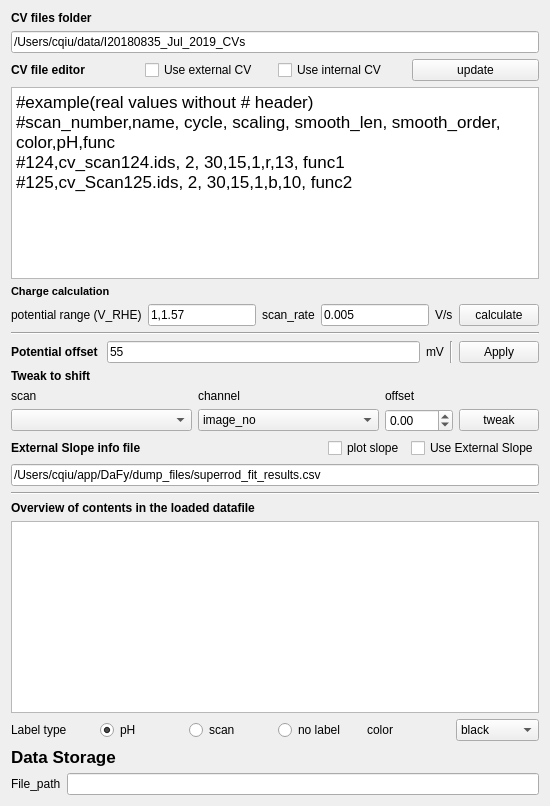
          <widget class="QWidget" name="tab_4">
           <attribute name="title">
            <string>More setup</string>
           </attribute>
           <layout class="QVBoxLayout" name="verticalLayout_6">
            <item>
             <widget class="QLabel" name="label_17">
              <property name="font">
               <font>
                <weight>75</weight>
                <bold>true</bold>
               </font>
              </property>
              <property name="text">
               <string>CV files folder</string>
              </property>
             </widget>
            </item>
            <item>
             <widget class="QLineEdit" name="lineEdit_cv_folder">
              <property name="text">
               <string>/Users/cqiu/data/I20180835_Jul_2019_CVs</string>
              </property>
             </widget>
            </item>
            <item>
             <layout class="QHBoxLayout" name="horizontalLayout_6">
              <item>
               <widget class="QLabel" name="label_18">
                <property name="font">
                 <font>
                  <weight>75</weight>
                  <bold>true</bold>
                 </font>
                </property>
                <property name="text">
                 <string>CV file editor</string>
                </property>
               </widget>
              </item>
              <item>
               <widget class="QCheckBox" name="checkBox_use_external_cv">
                <property name="text">
                 <string>Use external CV</string>
                </property>
               </widget>
              </item>
              <item>
               <widget class="QCheckBox" name="checkBox_use_internal_cv">
                <property name="text">
                 <string>Use internal CV</string>
                </property>
               </widget>
              </item>
              <item>
               <widget class="QPushButton" name="pushButton_update_info">
                <property name="text">
                 <string>update</string>
                </property>
               </widget>
              </item>
             </layout>
            </item>
            <item>
             <widget class="QTextEdit" name="textEdit_plot_lib">
              <property name="html">
               <string>&lt;!DOCTYPE HTML PUBLIC &quot;-//W3C//DTD HTML 4.0//EN&quot; &quot;http://www.w3.org/TR/REC-html40/strict.dtd&quot;&gt;
&lt;html&gt;&lt;head&gt;&lt;meta name=&quot;qrichtext&quot; content=&quot;1&quot; /&gt;&lt;style type=&quot;text/css&quot;&gt;
p, li { white-space: pre-wrap; }
&lt;/style&gt;&lt;/head&gt;&lt;body style=&quot; font-family:'.AppleSystemUIFont'; font-size:13pt; font-weight:400; font-style:normal;&quot;&gt;
&lt;p style=&quot; margin-top:0px; margin-bottom:0px; margin-left:0px; margin-right:0px; -qt-block-indent:0; text-indent:0px;&quot;&gt;&lt;span style=&quot; font-family:'.SF NS Text';&quot;&gt;#example(real values without # header)&lt;/span&gt;&lt;/p&gt;
&lt;p style=&quot; margin-top:0px; margin-bottom:0px; margin-left:0px; margin-right:0px; -qt-block-indent:0; text-indent:0px;&quot;&gt;&lt;span style=&quot; font-family:'.SF NS Text';&quot;&gt;#scan_number,name, cycle, scaling, smooth_len, smooth_order, color,pH,func&lt;/span&gt;&lt;/p&gt;
&lt;p style=&quot; margin-top:0px; margin-bottom:0px; margin-left:0px; margin-right:0px; -qt-block-indent:0; text-indent:0px;&quot;&gt;&lt;span style=&quot; font-family:'.SF NS Text';&quot;&gt;#124,cv_scan124.ids, 2, 30,15,1,r,13, func1&lt;/span&gt;&lt;/p&gt;
&lt;p style=&quot; margin-top:0px; margin-bottom:0px; margin-left:0px; margin-right:0px; -qt-block-indent:0; text-indent:0px;&quot;&gt;&lt;span style=&quot; font-family:'.SF NS Text';&quot;&gt;#125,cv_Scan125.ids, 2, 30,15,1,b,10, func2&lt;/span&gt;&lt;/p&gt;&lt;/body&gt;&lt;/html&gt;</string>
              </property>
             </widget>
            </item>
            <item>
             <layout class="QHBoxLayout" name="horizontalLayout_14">
              <item>
               <widget class="QLabel" name="label_26">
                <property name="font">
                 <font>
                  <pointsize>8</pointsize>
                  <weight>75</weight>
                  <bold>true</bold>
                 </font>
                </property>
                <property name="text">
                 <string>Charge calculation</string>
                </property>
               </widget>
              </item>
             </layout>
            </item>
            <item>
             <layout class="QHBoxLayout" name="horizontalLayout_13">
              <item>
               <widget class="QLabel" name="label_22">
                <property name="text">
                 <string>potential range (V_RHE)</string>
                </property>
               </widget>
              </item>
              <item>
               <widget class="QLineEdit" name="lineEdit_pot_range">
                <property name="text">
                 <string>1,1.57</string>
                </property>
               </widget>
              </item>
              <item>
               <widget class="QLabel" name="label_24">
                <property name="text">
                 <string>scan_rate</string>
                </property>
               </widget>
              </item>
              <item>
               <widget class="QLineEdit" name="lineEdit_scan_rate">
                <property name="text">
                 <string>0.005</string>
                </property>
               </widget>
              </item>
              <item>
               <widget class="QLabel" name="label_25">
                <property name="text">
                 <string>V/s</string>
                </property>
               </widget>
              </item>
              <item>
               <widget class="QPushButton" name="pushButton_cal_charge">
                <property name="text">
                 <string>calculate</string>
                </property>
               </widget>
              </item>
             </layout>
            </item>
            <item>
             <widget class="Line" name="line_3">
              <property name="orientation">
               <enum>Qt::Horizontal</enum>
              </property>
             </widget>
            </item>
            <item>
             <layout class="QHBoxLayout" name="horizontalLayout_2">
              <item>
               <widget class="QLabel" name="label_20">
                <property name="font">
                 <font>
                  <weight>75</weight>
                  <bold>true</bold>
                 </font>
                </property>
                <property name="text">
                 <string>Potential offset </string>
                </property>
               </widget>
              </item>
              <item>
               <widget class="QLineEdit" name="lineEdit_pot_offset">
                <property name="text">
                 <string>55</string>
                </property>
               </widget>
              </item>
              <item>
               <widget class="QLabel" name="label_21">
                <property name="text">
                 <string>mV</string>
                </property>
               </widget>
              </item>
              <item>
               <widget class="Line" name="line">
                <property name="orientation">
                 <enum>Qt::Vertical</enum>
                </property>
               </widget>
              </item>
              <item>
               <widget class="QPushButton" name="pushButton_apply">
                <property name="text">
                 <string>Apply</string>
                </property>
               </widget>
              </item>
             </layout>
            </item>
            <item>
             <widget class="QLabel" name="label_34">
              <property name="font">
               <font>
                <weight>75</weight>
                <bold>true</bold>
               </font>
              </property>
              <property name="text">
               <string>Tweak to shift</string>
              </property>
             </widget>
            </item>
            <item>
             <layout class="QGridLayout" name="gridLayout">
              <item row="1" column="1">
               <widget class="QComboBox" name="comboBox_tweak_channel">
                <item>
                 <property name="text">
                  <string>image_no</string>
                 </property>
                </item>
                <item>
                 <property name="text">
                  <string>strain_ip</string>
                 </property>
                </item>
                <item>
                 <property name="text">
                  <string>strain_oop</string>
                 </property>
                </item>
                <item>
                 <property name="text">
                  <string>grain_size_ip</string>
                 </property>
                </item>
                <item>
                 <property name="text">
                  <string>grain_size_oop</string>
                 </property>
                </item>
               </widget>
              </item>
              <item row="0" column="1">
               <widget class="QLabel" name="label_32">
                <property name="text">
                 <string>channel</string>
                </property>
               </widget>
              </item>
              <item row="1" column="0">
               <widget class="QComboBox" name="comboBox_scans_2"/>
              </item>
              <item row="1" column="2">
               <widget class="QDoubleSpinBox" name="doubleSpinBox_offset">
                <property name="sizePolicy">
                 <sizepolicy hsizetype="Fixed" vsizetype="Fixed">
                  <horstretch>0</horstretch>
                  <verstretch>0</verstretch>
                 </sizepolicy>
                </property>
                <property name="minimum">
                 <double>-100.000000000000000</double>
                </property>
                <property name="maximum">
                 <double>100.000000000000000</double>
                </property>
               </widget>
              </item>
              <item row="0" column="0">
               <widget class="QLabel" name="label_31">
                <property name="text">
                 <string>scan</string>
                </property>
               </widget>
              </item>
              <item row="1" column="3">
               <widget class="QPushButton" name="pushButton_tweak">
                <property name="sizePolicy">
                 <sizepolicy hsizetype="Fixed" vsizetype="Fixed">
                  <horstretch>0</horstretch>
                  <verstretch>0</verstretch>
                 </sizepolicy>
                </property>
                <property name="text">
                 <string>tweak</string>
                </property>
               </widget>
              </item>
              <item row="0" column="2">
               <widget class="QLabel" name="label_33">
                <property name="text">
                 <string>offset</string>
                </property>
               </widget>
              </item>
             </layout>
            </item>
            <item>
             <layout class="QHBoxLayout" name="horizontalLayout_3">
              <item>
               <widget class="QLabel" name="label_19">
                <property name="font">
                 <font>
                  <weight>75</weight>
                  <bold>true</bold>
                 </font>
                </property>
                <property name="text">
                 <string>External Slope info file</string>
                </property>
               </widget>
              </item>
              <item>
               <spacer name="horizontalSpacer_5">
                <property name="orientation">
                 <enum>Qt::Horizontal</enum>
                </property>
                <property name="sizeHint" stdset="0">
                 <size>
                  <width>40</width>
                  <height>20</height>
                 </size>
                </property>
               </spacer>
              </item>
              <item>
               <widget class="QCheckBox" name="checkBox_plot_slope">
                <property name="text">
                 <string>plot slope</string>
                </property>
               </widget>
              </item>
              <item>
               <widget class="QCheckBox" name="checkBox_use_external_slope">
                <property name="text">
                 <string>Use External Slope</string>
                </property>
               </widget>
              </item>
             </layout>
            </item>
            <item>
             <widget class="QLineEdit" name="lineEdit_slope_file">
              <property name="text">
               <string>/Users/cqiu/app/DaFy/dump_files/superrod_fit_results.csv</string>
              </property>
             </widget>
            </item>
            <item>
             <widget class="Line" name="line_2">
              <property name="orientation">
               <enum>Qt::Horizontal</enum>
              </property>
             </widget>
            </item>
            <item>
             <widget class="QLabel" name="label_11">
              <property name="font">
               <font>
                <weight>75</weight>
                <bold>true</bold>
               </font>
              </property>
              <property name="text">
               <string>Overview of contents in the loaded datafile</string>
              </property>
             </widget>
            </item>
            <item>
             <widget class="QTextBrowser" name="textEdit_summary_data">
              <property name="enabled">
               <bool>true</bool>
              </property>
             </widget>
            </item>
            <item>
             <layout class="QHBoxLayout" name="horizontalLayout_22">
              <item>
               <widget class="QLabel" name="label_35">
                <property name="text">
                 <string>Label type</string>
                </property>
               </widget>
              </item>
              <item>
               <widget class="QRadioButton" name="radioButton_pH">
                <property name="text">
                 <string>pH</string>
                </property>
                <property name="checked">
                 <bool>true</bool>
                </property>
               </widget>
              </item>
              <item>
               <widget class="QRadioButton" name="radioButton_scan">
                <property name="text">
                 <string>scan</string>
                </property>
               </widget>
              </item>
              <item>
               <widget class="QRadioButton" name="radioButton_no">
                <property name="text">
                 <string>no label</string>
                </property>
               </widget>
              </item>
              <item>
               <widget class="QLabel" name="label_37">
                <property name="text">
                 <string>color</string>
                </property>
               </widget>
              </item>
              <item>
               <widget class="QComboBox" name="comboBox_color">
                <item>
                 <property name="text">
                  <string>black</string>
                 </property>
                </item>
                <item>
                 <property name="text">
                  <string>blue</string>
                 </property>
                </item>
                <item>
                 <property name="text">
                  <string>red</string>
                 </property>
                </item>
                <item>
                 <property name="text">
                  <string>green</string>
                 </property>
                </item>
                <item>
                 <property name="text">
                  <string>yellow</string>
                 </property>
                </item>
                <item>
                 <property name="text">
                  <string>magenta</string>
                 </property>
                </item>
                <item>
                 <property name="text">
                  <string>cyan</string>
                 </property>
                </item>
               </widget>
              </item>
             </layout>
            </item>
            <item>
             <widget class="QLabel" name="label_2">
              <property name="sizePolicy">
               <sizepolicy hsizetype="Fixed" vsizetype="Fixed">
                <horstretch>0</horstretch>
                <verstretch>0</verstretch>
               </sizepolicy>
              </property>
              <property name="font">
               <font>
                <pointsize>13</pointsize>
                <weight>75</weight>
                <bold>true</bold>
               </font>
              </property>
              <property name="text">
               <string>Data Storage</string>
              </property>
             </widget>
            </item>
            <item>
             <layout class="QHBoxLayout" name="horizontalLayout_4">
              <property name="sizeConstraint">
               <enum>QLayout::SetFixedSize</enum>
              </property>
              <item>
               <widget class="QLabel" name="label_16">
                <property name="sizePolicy">
                 <sizepolicy hsizetype="Preferred" vsizetype="Fixed">
                  <horstretch>0</horstretch>
                  <verstretch>0</verstretch>
                 </sizepolicy>
                </property>
                <property name="text">
                 <string>File_path</string>
                </property>
               </widget>
              </item>
              <item>
               <widget class="QLineEdit" name="lineEdit_data_file_path">
                <property name="sizePolicy">
                 <sizepolicy hsizetype="Expanding" vsizetype="Fixed">
                  <horstretch>0</horstretch>
                  <verstretch>0</verstretch>
                 </sizepolicy>
                </property>
                <property name="maximumSize">
                 <size>
                  <width>3500</width>
                  <height>16777215</height>
                 </size>
                </property>
               </widget>
              </item>
             </layout>
            </item>
           </layout>
          </widget>
